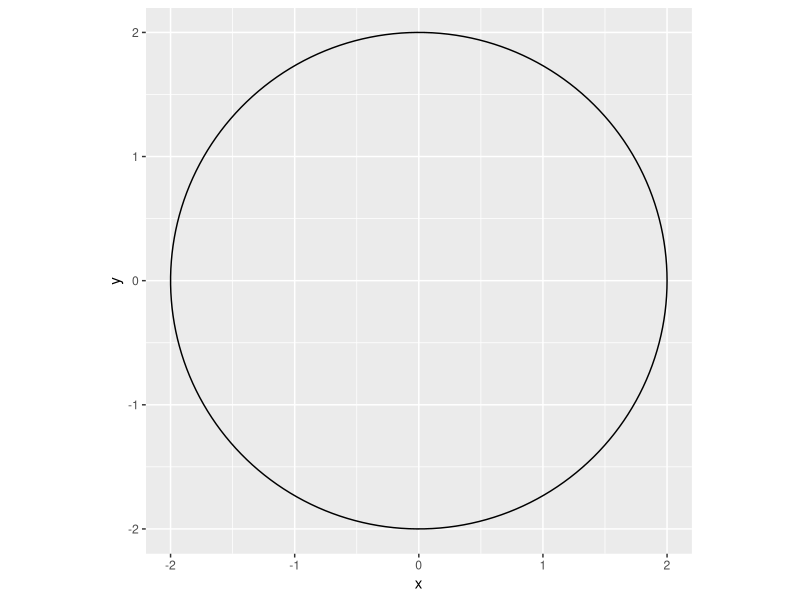

R code for this plot:
## ---- chunk 1
library(tidyverse)
r <- 2
circle <- tibble(angle = seq(0, 2*pi, length.out = 200), x = r*cos(angle), y = r*sin(angle))

ggplot(circle, aes(x, y, group = 1)) +
  geom_path() +
  coord_equal()
